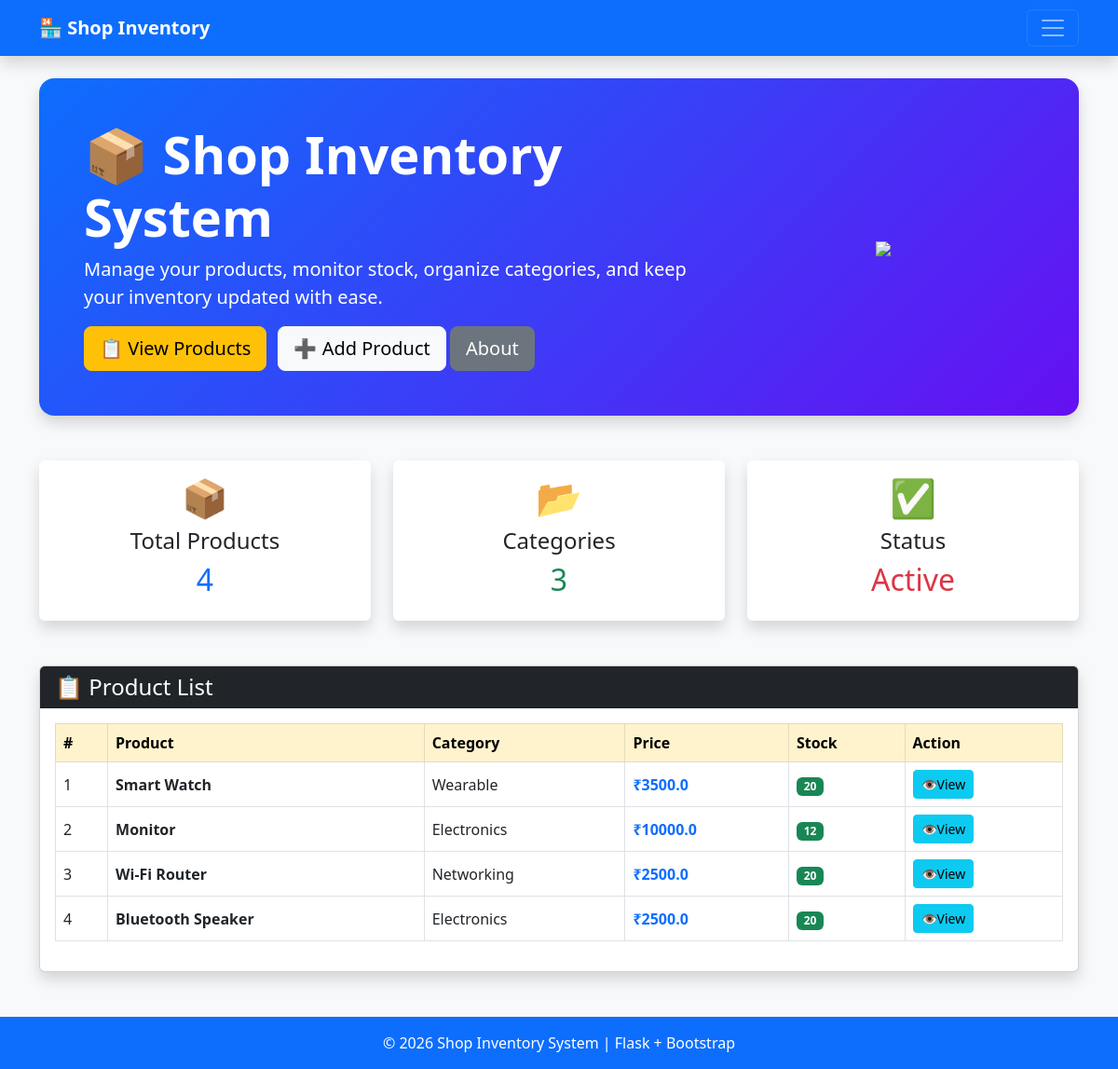
Before: / with the older database file.
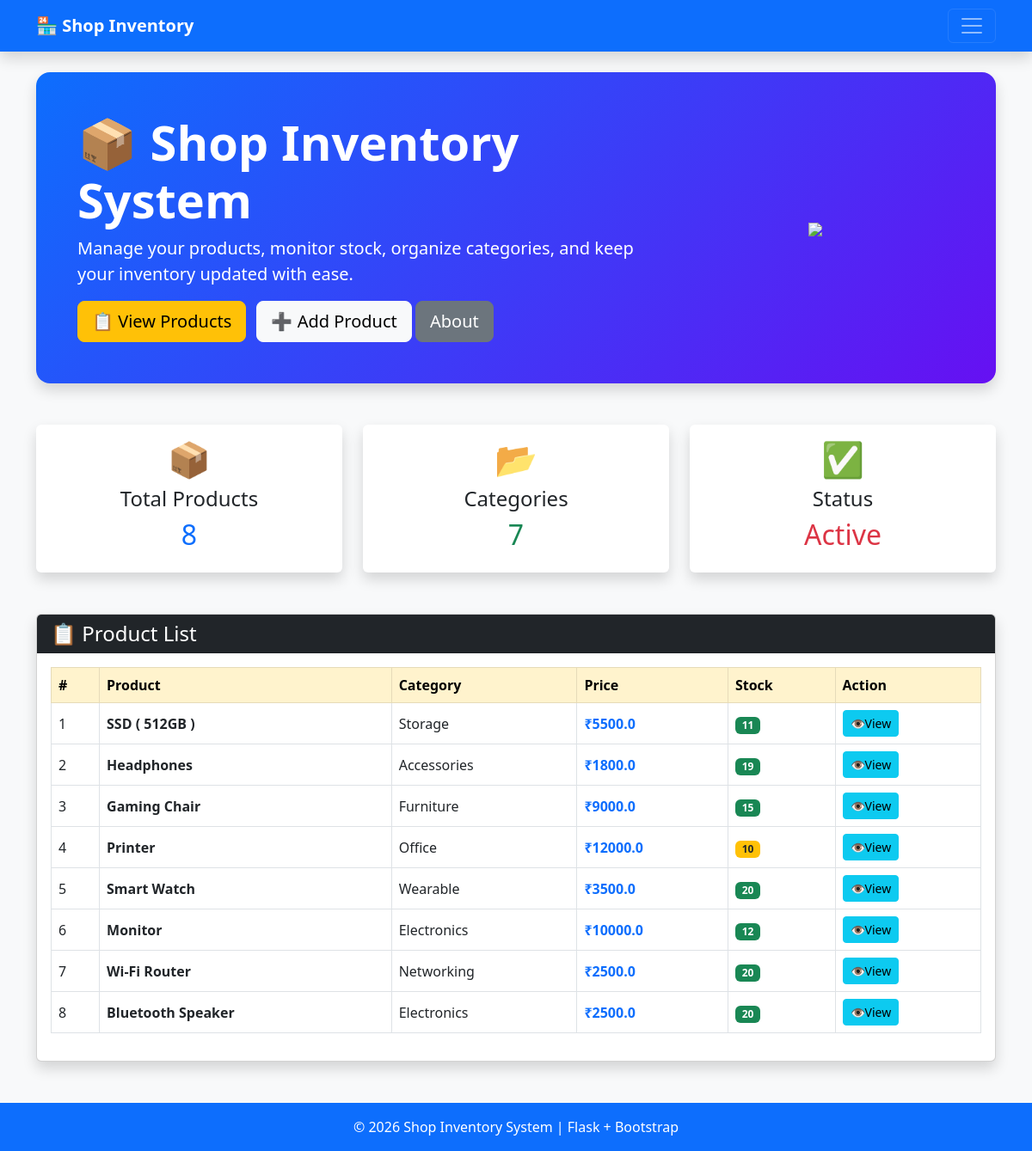
After: the same page with the newer database file.
### tables this page shows
CREATE TABLE products (
                    id INTEGER PRIMARY KEY AUTOINCREMENT,
                    name TEXT NOT NULL,
                    category TEXT NOT NULL,
                    price REAL NOT NULL,
                    stock INTEGER NOT NULL
                 );

### app.py (the view)
@app.route("/")
def home():
    conn = get_db()
    products = conn.execute('SELECT * FROM products ORDER BY id DESC').fetchall()
    total = conn.execute('SELECT COUNT(*) FROM products').fetchone()[0]
    return render_template("home.html", products=products, total=total)

### database.py (called while the page is built)
def get_db():
    conn = sqlite3.connect('myproject.db')
    conn.row_factory = sqlite3.Row # To access columns by name
    return conn

### templates/home.html (shortened to what the changed rows need)
{% extends "base.html" %}
{% block content %}
<div class="p-5 mb-5 rounded-4 text-white shadow"
     style="background: linear-gradient(135deg,#0d6efd,#6610f2);">
    <div class="row align-items-center">
        <div class="col-md-8">
            <h1 class="display-4 fw-bold">
                📦 Shop Inventory System
            </h1>
        </div>
    </div>
</div>
<div class="row g-4 mb-5">
    <div class="col-md-4">
        <div class="card border-0 shadow text-center h-100">
            <div class="card-body">
                <h1>📦</h1>
                <h4>Total Products</h4>
                <h2 class="text-primary">{{ total }}</h2>
            </div>
        </div>
    </div>
    <div class="col-md-4">
        <div class="card border-0 shadow text-center h-100">
            <div class="card-body">
                <h1>📂</h1>
                <h4>Categories</h4>
                <h2 class="text-success">
                    {{ products|map(attribute='category')|unique|list|length }}
                </h2>
            </div>
        </div>
    </div>
    <div class="col-md-4">
        <div class="card border-0 shadow text-center h-100">
            <div class="card-body">
                <h1>✅</h1>
                <h2 class="text-danger">Active</h2>
            </div>
        </div>
    </div>
</div>
<div class="card shadow">
    <div class="card-body">
        <div class="table-responsive">
            <table class="table table-hover table-bordered align-middle">
                <thead class="table-warning">
                    <tr>
                        <th>#</th>
                        <th>Product</th>
                        <th>Category</th>
                        <th>Price</th>
                        <th>Stock</th>
                        <th>Action</th>
                    </tr>
                </thead>
                <tbody>
                {% for product in products %}
                    <tr>
                        <td>{{ loop.index }}</td>
                        <td>
                            <strong>{{ product.name }}</strong>
                        </td>
                        <td>{{ product.category }}</td>
                        <td class="text-primary fw-bold">
                            ₹{{ product.price }}
                        </td>
                        <td>
                            {% if product.stock > 10 %}
                                <span class="badge bg-success">{{ product.stock }}</span>
                            {% elif product.stock > 0 %}
                                <span class="badge bg-warning text-dark">{{ product.stock }}</span>
                            {% else %}
                                <span class="badge bg-danger">Out of Stock</span>
                            {% endif %}
                        </td>
                        <td>
                            <a href="{{ url_for('product_detail', id=product.id) }}"
                               class="btn btn-info btn-sm">
                                👁️View
                            </a>
                        </td>
                    </tr>
                {% else %}
                    <tr>
                        <td colspan="6" class="text-center text-danger">
                            No Products Available
                        </td>
                    </tr>
                {% endfor %}
                </tbody>
            </table>
        </div>
    </div>
</div>
{% endblock %}

Changed rows visible on the page:
added products: name "SSD ( 512GB )", category "Storage", price "5500.0", stock "11"
added products: name "Headphones", category "Accessories", price "1800.0", stock "19"
added products: name "Gaming Chair", category "Furniture", price "9000.0", stock "15"
added products: name "Printer", category "Office", price "12000.0", stock "10"
Other visible differences:
{{ total }}: "4" → "8"
{{ products|map(attribute='category')|unique|list|length }}: "3" → "7"
